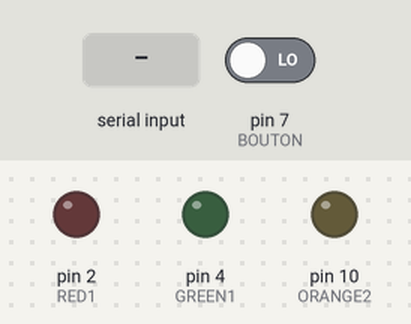
Simulated run of this sketch. Board: Arduino Uno, built with avr-gcc and run on an emulated ATmega328P. Parts: output pins drawn as LEDs (lit = HIGH). Dashed ring = blinking. Inputs (shaded band) come from the test bench; at power-on: pin 7 (BOUTON) LOW.

Above: at 1.2 s.
1.3 s: "sleep" received over Serial
At 2.7 s:
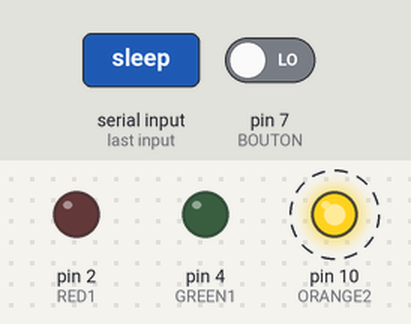
4.3 s: pin 7 (BOUTON) driven HIGH
At 4.8 s:
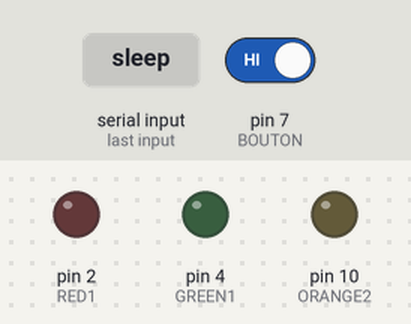
5.8 s: "act" received over Serial
At 7.7 s:
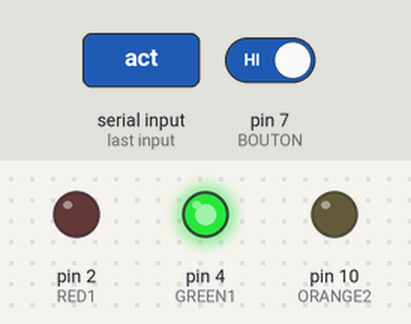
8.3 s: "default" received over Serial
At 11.1 s:
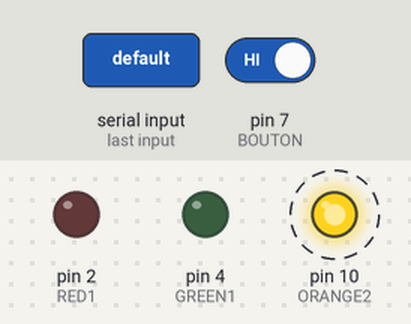
11.3 s: pin 7 (BOUTON) driven LOW
At 14.0 s:
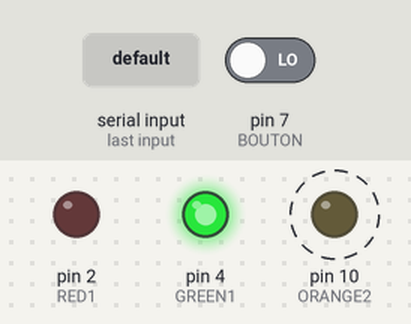
Timing chart, 0 to 15.3 s (numbered marks = the images above; inputs shaded):
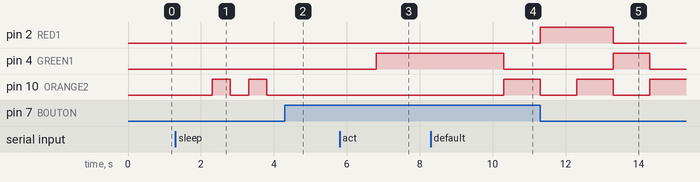

The sketch:

Lab7_8.ino
```cpp
#define RED1    2
#define GREEN1  4
#define ORANGE2 10
#define BOUTON  7
int pause = 1000;

void setup() {
   pinMode(RED1, OUTPUT);
   pinMode(GREEN1, OUTPUT);
   pinMode(ORANGE2, OUTPUT);
   pinMode(BOUTON, INPUT);
   Serial.begin(9600);
}

void loop() {
      String input = Serial.readString();
      if (input.equals("sleep")) {
         while(true){
            digitalWrite(RED1, LOW);
            digitalWrite(GREEN1, LOW);
            digitalWrite(ORANGE2, HIGH);
            delay(500);
            digitalWrite(RED1, LOW);
            digitalWrite(GREEN1, LOW);
            digitalWrite(ORANGE2, LOW);
            delay(500);
             if(digitalRead(BOUTON) == HIGH){
            break;
            }
         }
      }
      if (input.equals("act")) {
         while(true){
         digitalWrite(RED1, LOW);
         digitalWrite(GREEN1, HIGH);
         digitalWrite(ORANGE2, LOW);
         if(digitalRead(BOUTON) == HIGH){
            break;
         }
         }
      }
      if (input.equals("default")){
       while(true){
            digitalWrite(RED1, LOW);
            digitalWrite(GREEN1, HIGH);
            digitalWrite(ORANGE2, LOW);
            delay(pause);
            digitalWrite(RED1, LOW);
            digitalWrite(GREEN1, LOW);
            digitalWrite(ORANGE2, HIGH);
            delay(pause);
            digitalWrite(RED1, HIGH);
            digitalWrite(GREEN1, LOW);
            digitalWrite(ORANGE2, LOW);
            delay(pause);
            digitalWrite(RED1, HIGH);
            digitalWrite(GREEN1, LOW);
            digitalWrite(ORANGE2, HIGH);
            delay(pause);


            if(digitalRead(BOUTON) == HIGH){
            break;
            }

       }

      }
}
```

Measured:
- after the input at 1.3 s, pin 10 (ORANGE2): alternates HIGH for 0.50 s and LOW for 0.50 s, starting after 1.0 s
- after the input at 4.3 s, pin 10 (ORANGE2): stays LOW (without the input it goes to HIGH after 0.00 s)
- after the input at 5.8 s, pin 4 (GREEN1): LOW → HIGH after 1.0 s
- after the input at 8.3 s, pin 4 (GREEN1): HIGH → LOW after 2.0 s; pin 10 (ORANGE2): LOW → HIGH after 2.0 s
- after the input at 11.3 s, pin 4 (GREEN1): LOW → HIGH after 2.0 s, → LOW 1.0 s later
